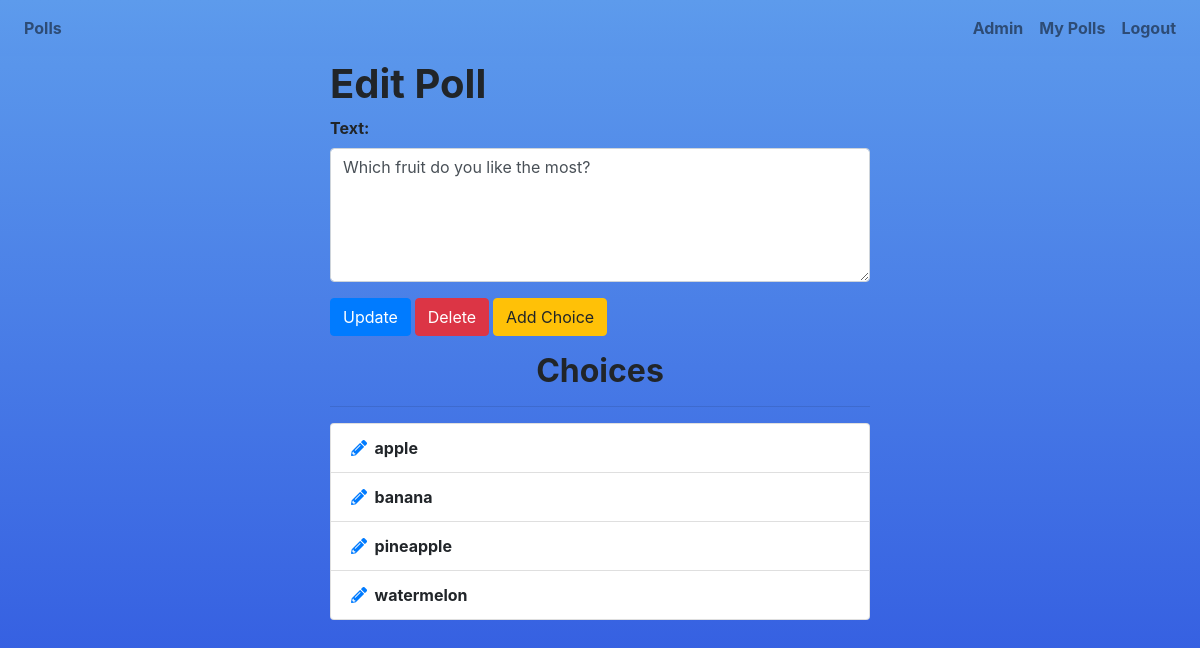
Page /polls/edit/24/ (signed in) on the committed database.
### polls/models.py (models this page shows, shortened)
class Poll(models.Model):
    owner = models.ForeignKey(User, on_delete=models.CASCADE)
    poll_id = models.TextField(unique=True, blank=True)
    text = models.TextField()
    pub_date = models.DateTimeField(default=timezone.now)
    active = models.BooleanField(default=True)

class Choice(models.Model):
    poll = models.ForeignKey(Poll, on_delete=models.CASCADE)
    choice_text = models.CharField(max_length=200)

### polls/views.py (the view)
# urls.py: path('edit/<int:poll_id>/', views.polls_edit, name='edit'),
@login_required
def polls_edit(request, poll_id):
    poll = get_object_or_404(Poll, pk=poll_id)
    if request.user != poll.owner:
        return redirect('home')
    if request.method == 'POST':
        form = EditPollForm(request.POST, request.FILES, instance=poll)
        if form.is_valid:
            form.save()
            messages.success(request, "Poll Updated successfully.",
                             extra_tags='alert alert-success alert-dismissible fade show')
            return redirect("polls:list")
    else:
        form = EditPollForm(instance=poll)
    return render(request, "polls/poll_edit.html", {'form': form, 'poll': poll})

### polls/forms.py
class EditPollForm(forms.ModelForm):
    class Meta:
        model = Poll
        fields = ['text', ]
        widgets = {
            'text': forms.Textarea(attrs={'class': 'form-control', 'rows': 5, 'cols': 20})
        }

### polls/templates/polls/poll_edit.html (shortened to what this page needs)
{% extends 'base.html' %}
{% load static %}
{% block custom_css %}
<link rel="stylesheet" href="{% static 'css/poll.css' %}">
{% endblock custom_css %}
{% block content %}
<div class="container">
    <div class="row center">
        <div class="col-md-6 offset-md-3">
            <h1 style="font-weight: bold;">Edit Poll</h1>
            <form action="" method="POST" enctype="multipart/form-data">
                {% for field in form %}
                <div class="form-group">
                    {{ field.label_tag }}
                    {{ field }}
                </div>
                {% endfor %}
                <button type="submit" class="btn btn-primary">Update</button>
                <a class="btn btn-danger" href="{% url 'polls:delete_poll' poll.id %}" role="button" onclick="confirm('Are you sure?')">Delete</a>
                <a class="btn btn-warning" href="{% url 'polls:add_choice' poll.id %}" role="button">Add Choice</a>
            </form>
            <div class="choices">
                <h2 class="text-center mt-3" style="font-weight: bold;">Choices</h2>
                <hr>
                <ul class="list-group">
                    {% for choice in poll.choice_set.all %}
                    <li class="list-group-item"><a href="{% url 'polls:choice_edit' choice.id %}"><i class="fas fa-pencil-alt"></i></a>&nbsp
                        {{ choice.choice_text }}</li>
                    {% endfor %}
                </ul>
            </div>
        </div>
    </div>
</div>
{% endblock %}

### static/css/poll.css (style rules this page uses)
html, body { height:102%; font-weight: bold; padding-top: 30px; }
body { background: linear-gradient(to bottom, #5d9bec, #2d53df); }
h1 { font-weight: bold; }
a { font-weight: bold; }

### static/css/nav.css (style rules this page uses)
a { font-weight: bold; }

### rows in the picture
Poll: form "Which fruit do you like the most?"
Choice: choice_text "apple"
Choice: choice_text "banana"
Choice: choice_text "pineapple"
Choice: choice_text "watermelon"

### other values in the picture
{{ field.label_tag }} "Text:"
